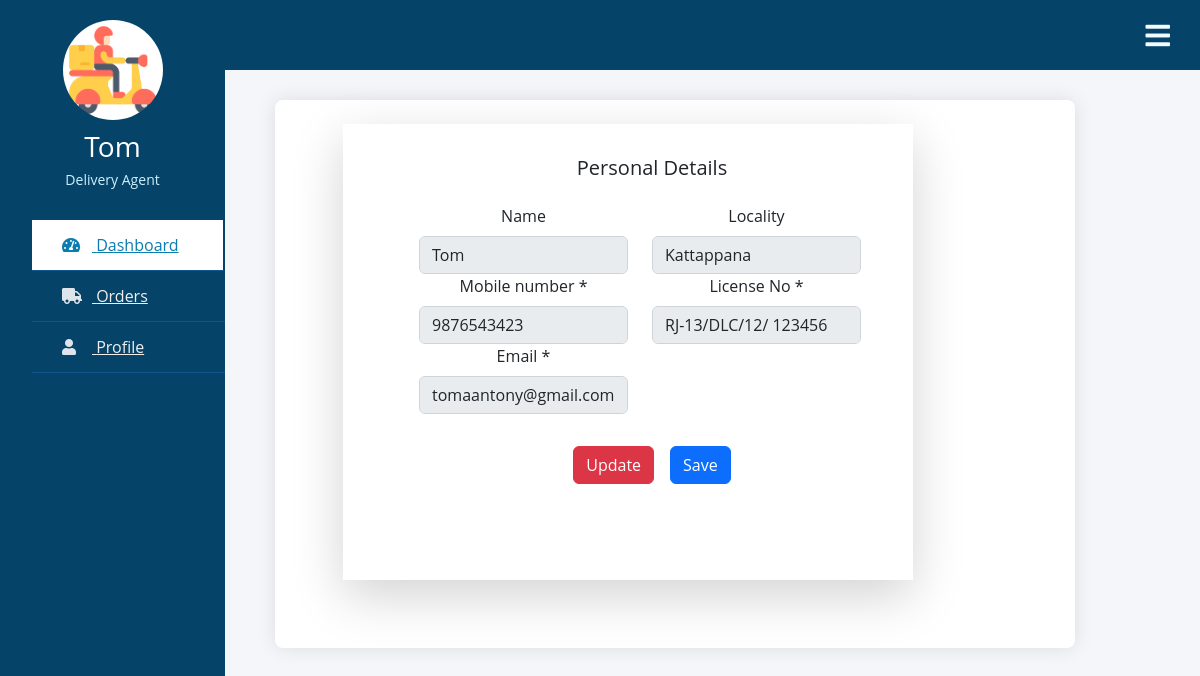
Screenshot of /delivery_agent_profile/ (signed in) with the database file from the repository.
### userapp/models.py (models this page shows, shortened)
class CustomUser(AbstractUser):
    username = None
    USERNAME_FIELD  = 'email'
    name = models.CharField(max_length=100, default='')
    email = models.EmailField(unique=True)
    password = models.CharField(max_length=128)
    is_customer = models.BooleanField(default=False)
    is_seller = models.BooleanField(default=False)
    is_delivery = models.BooleanField(default=False)
    gstn = models.CharField(max_length=15, blank=True, null=True)
    hub_status=models.BooleanField(default=False)
    REQUIRED_FIELDS = []

### storeapp/models.py (models this page shows)
class DeliveryAgent(models.Model):
    user = models.ForeignKey(CustomUser, on_delete=models.CASCADE,default=22)
    phone_number = models.CharField(max_length=15)
    vehicle_type = models.CharField(max_length=20)
    license_number = models.CharField(max_length=50)
    password = models.CharField(max_length=100)
    id_proof = models.ImageField(upload_to='id_proof/')
    locality = models.CharField(max_length=255)
    registration_date = models.DateTimeField(auto_now_add=True)

### storeapp/views.py (the view, shortened to what this page needs)
# urls.py: path('delivery_agent_profile/', views.delivery_agent_profile, name='delivery_agent_profile'),
def delivery_agent_profile(request):
    print("save buttonnn clicked")
    delivery_agent, created = DeliveryAgent.objects.get_or_create(user=request.user)
    context = {
        'delivery_agent': delivery_agent,
    }
    return render(request, 'delivery_agent_profile.html', context)

### template/delivery_agent_profile.html (shortened to what this page needs)
{% load static %}
<!DOCTYPE html>
<html lang="en">
<head>
    <link rel="stylesheet" href="https://use.fontawesome.com/releases/v5.8.1/css/all.css">
    <link rel="stylesheet" href="https://cdn.jsdelivr.net/npm/bootstrap@5.2.3/dist/css/bootstrap.min.css">
</head>
<body>
    <div class="wrapper">
        <div class="section">
            <div class="top_navbar" style="height: 70px;">
                <div class="hamburger">
                    <a href="#">
                        <i class="fas fa-bars"></i>
                    </a>
                </div>
            </div>
        </div>
    </div>
    <div class="wrapper">
        <div class="sidebar">
            <div class="profile">
                <img src="{% static 'img/delivery.png' %}">
                {% if user.is_authenticated %}
                <h3>{{user.name}}</h3>
                <p>Delivery Agent</p>
                {% endif %}
            </div>
            <ul>
                <li>
                    <a href="{% url 'delivery_agent_home'  %}" class="active">
                        <span class="icon"><i class="fas fa-tachometer-alt"></i></span>
                        <span class="item">Dashboard</span>
                    </a>
                </li>
                <li>
                    <a href="">
                        <span class="icon"><i class="fas fa-truck"></i></span>
                        <span class="item">Orders</span>
                    </a>
                </li>
                <li>
                    <a href="">
                        <span class="icon"><i class="fas fa-user"></i></span>
                        <span class="item">Profile</span>
                    </a>
                </li>
            </ul>
        </div>
    </div>
        <main class="main-content">
                <div class="col-lg-9 shadow-lg ms-5 ps-5">
                    <form method="POST" class="file-upload mt-1 " style="background-color: #ffffff;" >
                        <div class="row mb-5 gx-5">
                            <div class="col-xxl-8 mb-5 mb-xxl-0">
                                <div class="bg-secondary-soft px-4 py-5 rounded">
                                    <div class="row g-3">
                                        <h5 class="mb-4 mt-0">Personal Details</h5>
                                        <div class="row">
                                            <div class="col-md-6">
                                                <label class="form-label"> Name </label>
                                                <input type="text" class="form-control" id="first_name" name="first_name" placeholder="Enter your First Name" value="{% if request.user.is_authenticated %}{{ request.user.name }}{% endif %}" disabled>
                                            </div>
                                            <div class="col-md-6">
                                                <label class="form-label">Locality</label>
                                                <input type="text" class="form-control" id="locality" name="locality" placeholder="Enter your Last Name" value="{% if form_submitted %}{{ request.POST.locality }}{% else %}{{ delivery_agent.locality }}{% endif %}" {% if not form_submitted %}disabled{% endif %}>
                                            </div>
                                        </div>
                                        <div class="row">
                                            <div class="col-md-6">
                                                <label class="form-label">Mobile number *</label>
                                                <input type="text" class="form-control" id="mobile_number" name="mobile_number" placeholder="Enter your mobile no." value="{% if form_submitted %}{{ request.POST.phone_number }}{% else %}{{ delivery_agent.phone_number }}{% endif %}"{% if not form_submitted %}disabled{% endif %}>
                                            </div>
                                            <div class="col-md-6">
                                                <label class="form-label">License No *</label>
                                                <input type="text" class="form-control" id="license_number" name="license_number" placeholder="Enter your license number." value="{% if form_submitted %}{{ request.POST.license_number }}{% else %}{{ delivery_agent.license_number }}{% endif %}" {% if not form_submitted %}disabled{% endif %}>
                                            </div>
                                        </div>
                                        <div class="row">
                                            <div class="col-md-6">
                                                <label for="inputEmail4" class="form-label">Email *</label>
                                                <input type="email" class="form-control w-100" id="inputEmail4" name="email" value="{% if request.user.is_authenticated %}{{ request.user.email }}{% endif %}" disabled>
                                            </div>
                                        </div>
                                        <div class="gap-3 d-md-flex justify-content-md-center text-center">
                                            <button type="button" class="btn btn-danger btn" id="save_button">Update</button>
                                             <a href="" class="btn btn-primary btn" type="submit">Save</a>
                                        </div>
                                    </div>
                                </div>
                            </div>
                        </div>
                    </form>
                </div>
</main>
</body>
</html>

### template/delivery_agent_profile.html (style rules this page uses)
* { list-style: none; text-decoration: none; margin: 0; padding: 0; box-sizing: border-box; font-family: 'Open Sans', sans-serif; }
body { background: #f5f6fa; margin: 0; padding: 0; }
.form-control { width: 100%; }
.wrapper .sidebar { background: rgb(5, 68, 104); position: fixed; top: 0; left: 0; width: 225px; height: 100%; padding: 20px 0; transition: all 0.5s ease; z-index: 1000; }
.wrapper .sidebar .profile { margin-bottom: 30px; text-align: center; }
.wrapper .sidebar .profile img { display: block; width: 100px; height: 100px; border-radius: 50%; margin: 0 auto; }
.wrapper .sidebar .profile h3 { color: #ffffff; margin: 10px 0 5px; }
.wrapper .sidebar .profile p { color: rgb(206, 240, 253); font-size: 14px; }
.wrapper .sidebar ul li a { display: block; padding: 13px 30px; border-bottom: 1px solid #10558d; color: rgb(241, 237, 237); font-size: 16px; position: relative; }
.wrapper .sidebar ul li a .icon { color: #dee4ec; width: 30px; display: inline-block; }
.wrapper .sidebar ul li a:hover, .wrapper .sidebar ul li a.active { color: #0c7db1; background:white; border-right: 2px solid rgb(5, 68, 104); }
.wrapper .sidebar ul li a:hover .icon, .wrapper .sidebar ul li a.active .icon { color: #0c7db1; }
.wrapper .sidebar ul li a:hover:before, .wrapper .sidebar ul li a.active:before { display: block; }
.wrapper .section { width: calc(100% - 225px); margin-left: 225px; transition: all 0.5s ease; }
.wrapper .section .top_navbar { background: rgb(5, 68, 104); height: 50px; display: flex; align-items: center; padding: 0 30px; }
.wrapper .section .top_navbar .hamburger a { font-size: 28px; color: #f4fbff; }
.wrapper .section .top_navbar .hamburger { margin-left: auto; }
.main-content { margin: 50px auto; max-width: 800px; padding: 20px; background-color: #fff; border-radius: 8px; box-shadow: 0 0 20px rgba(0, 0, 0, 0.1); text-align: center; font-family: 'Arial', sans-serif; }
.main-content { padding: 20px; margin-left: 275px; margin-top: 30px; background-color: #fff; border-radius: 8px; box-shadow: 0 0 20px rgba(0, 0, 0, 0.1); text-align: center; font-family: 'Arial', sans-serif; }

### rows the page displays
CustomUser: name "Tom", first_name "Tom", email "tomaantony@gmail.com"
DeliveryAgent: locality "Kattappana", mobile_number "9876543423", license_number "RJ-13/DLC/12/ 123456"
